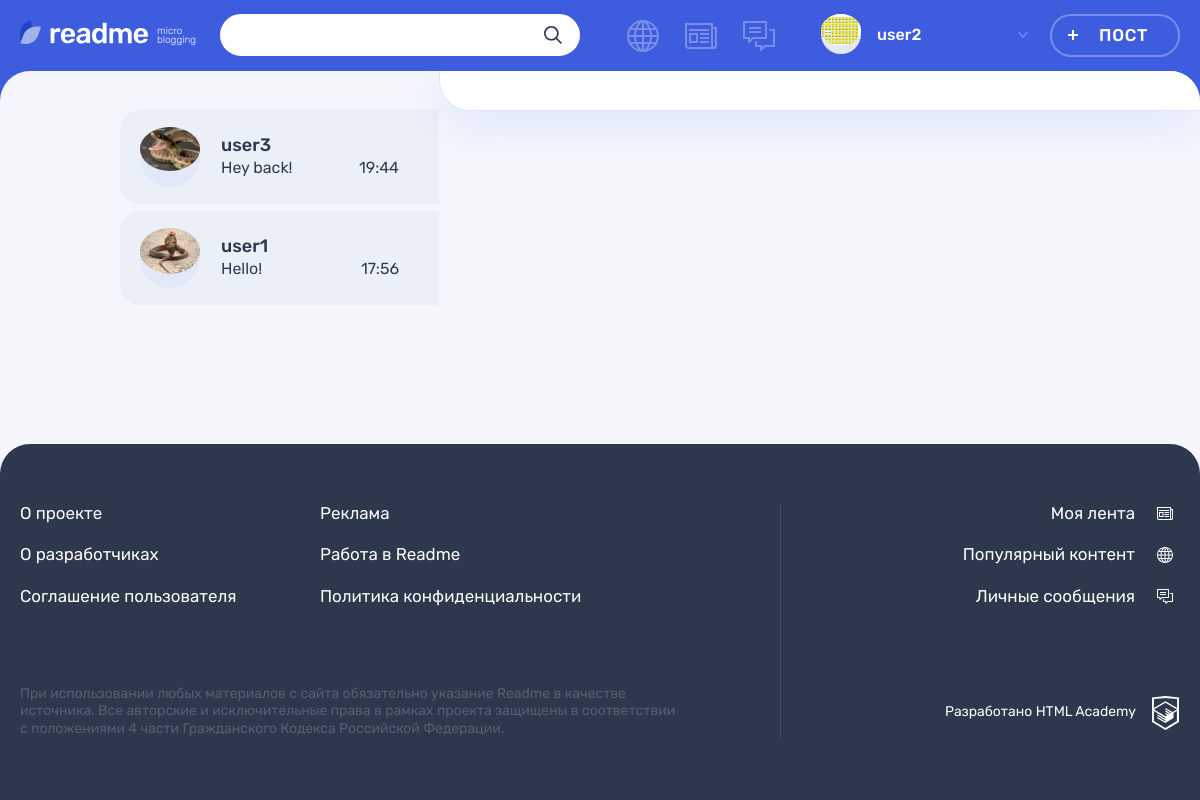
Page /messages.php (signed in) on the earlier database version.
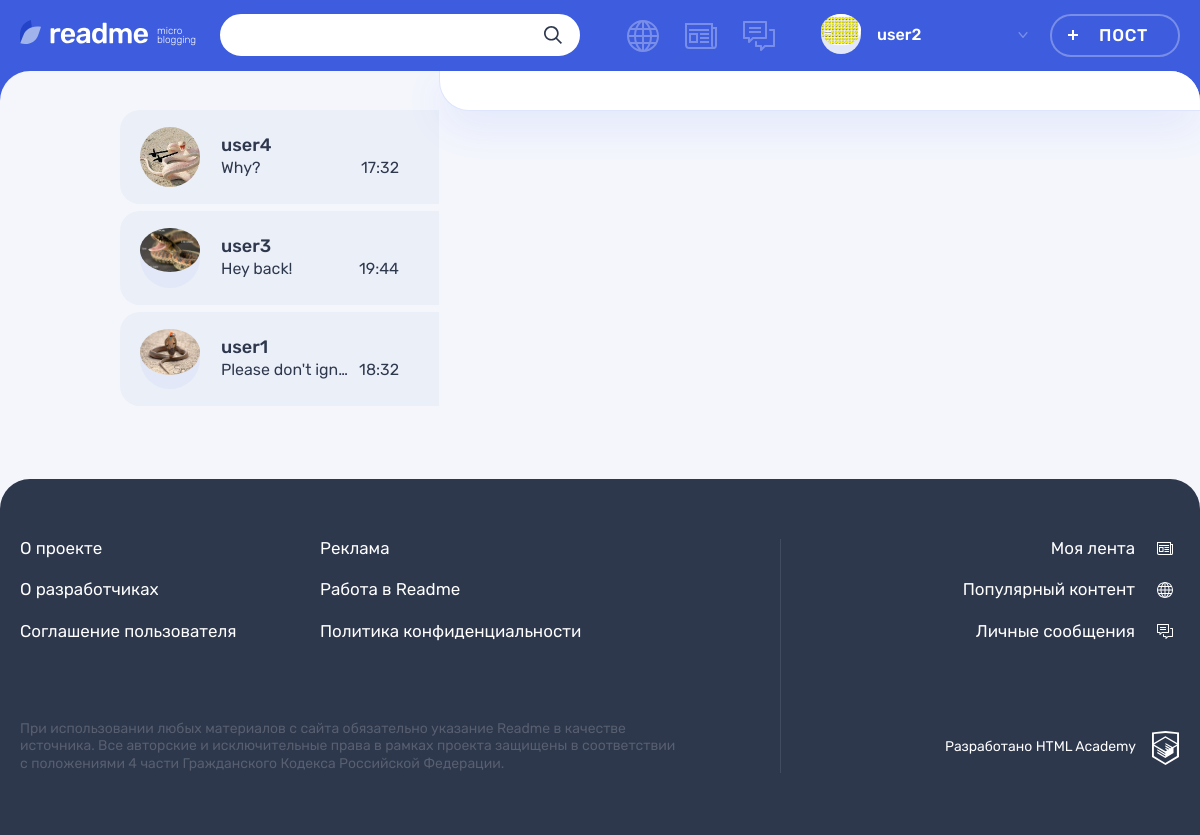
Same page on the later database version.
### tables this page shows
CREATE TABLE `messages` (
  `id` int NOT NULL,
  `date_created` datetime DEFAULT CURRENT_TIMESTAMP,
  `sender` int NOT NULL,
  `receipient` int NOT NULL,
  `text` varchar(1024) NOT NULL,
  `read` tinyint NOT NULL DEFAULT '0',
  `dialogue_id` int NOT NULL
);

CREATE TABLE `users` (
  `id` int NOT NULL,
  `login` varchar(64) NOT NULL,
  `password` varchar(245) NOT NULL,
  `email` varchar(100) NOT NULL,
  `reg_date` datetime NOT NULL DEFAULT CURRENT_TIMESTAMP,
  `profile_pic` varchar(245) DEFAULT NULL
);

### core/helpers.php (called while the page is built, shortened)
<?php
function include_template($name, array $data = [])
{
    $name = 'templates/' . $name;
    extract($data);
    require $name;
    $result = ob_get_clean();
    return $result;
}

### templates/pages/messages-template.php (the view, shortened to what this page needs)
<main class="page__main page__main--messages">
  <section class="messages tabs">
    <div class="messages__contacts">
      <ul class="messages__contacts-list tabs__list">
        <?php foreach($convos as $key=>$convo):?>
          <li class="messages__contacts-item messages__contacts-item--new">
            <a href="messages.php?id=<?=$rcpId?>&active=<?=$key?>"
            class="messages__contacts-tab tabs__item <?= $active===strval($key)? "messages__contacts-tab--active tabs__item tabs__item--active" : "tabs_item"?>">
              <div class="messages__avatar-wrapper">
                <img class="messages__avatar" src="<?=$convo['profile_pic']?>" alt="Аватар пользователя">
              </div>
              <div class="messages__info">
                <span class="messages__contact-name">
                  <?=$convo['login']?>
                </span>
                <div class="messages__preview">
                  <?php if(!empty($dialogues[$key])):?>
                    <p class="messages__preview-text">
                      <?=$dialogues[$key][Count($dialogues[$key])-1]['text']?>
                    </p>
                    <time class="messages__preview-time" datetime="<?=$dialogues[$key][Count($dialogues[$key])-1]['date_created']?>">
                      <?php $date = strtotime($dialogues[$key][Count($dialogues[$key])-1]['date_created'])?>
                      <?= strtotime(time()) - $date < (24 * 60 * 60)? date('H:i', $date):date('d.m.Y', $date)?>
                    </time>
                  <?php endif;?>
                </div>
              </div>
            </a>
          </li>
        <?php endforeach;?>
      </ul>
    </div>
    <div class="messages__chat">
    </div>
  </section>
</main>

Differences in the rows shown:
no longer on this page (row unchanged): messages: text "Hello!", date_created "17:56"
now on this page (row unchanged): users: profile_pic (picture), login "user4"
added messages: text "Why?", date_created "17:32"
added messages: text "Please don't ign…", date_created "18:32"
